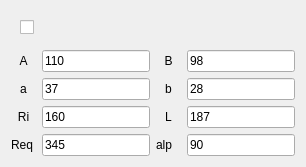
                     <widget class="QWidget" name="w_Outer_Cell_L" native="true">
                      <property name="styleSheet">
                       <string notr="true">#w_Outer_Cell_L{border-radius: 15px;}</string>
                      </property>
                      <layout class="QGridLayout" name="gridLayout_28">
                       <item row="5" column="3">
                        <widget class="QLineEdit" name="le_Alpha_ol">
                         <property name="text">
                          <string>90</string>
                         </property>
                        </widget>
                       </item>
                       <item row="3" column="0">
                        <widget class="QLabel" name="label_20">
                         <property name="minimumSize">
                          <size>
                           <width>25</width>
                           <height>0</height>
                          </size>
                         </property>
                         <property name="maximumSize">
                          <size>
                           <width>25</width>
                           <height>16777215</height>
                          </size>
                         </property>
                         <property name="text">
                          <string>a</string>
                         </property>
                         <property name="alignment">
                          <set>Qt::AlignCenter</set>
                         </property>
                        </widget>
                       </item>
                       <item row="3" column="2">
                        <widget class="QLabel" name="label_26">
                         <property name="minimumSize">
                          <size>
                           <width>25</width>
                           <height>0</height>
                          </size>
                         </property>
                         <property name="maximumSize">
                          <size>
                           <width>25</width>
                           <height>16777215</height>
                          </size>
                         </property>
                         <property name="text">
                          <string>b</string>
                         </property>
                         <property name="alignment">
                          <set>Qt::AlignCenter</set>
                         </property>
                        </widget>
                       </item>
                       <item row="3" column="3">
                        <widget class="QLineEdit" name="le_b_ol">
                         <property name="minimumSize">
                          <size>
                           <width>70</width>
                           <height>0</height>
                          </size>
                         </property>
                         <property name="text">
                          <string>28</string>
                         </property>
                        </widget>
                       </item>
                       <item row="1" column="3">
                        <widget class="QLineEdit" name="le_B_ol">
                         <property name="minimumSize">
                          <size>
                           <width>70</width>
                           <height>0</height>
                          </size>
                         </property>
                         <property name="text">
                          <string>98</string>
                         </property>
                        </widget>
                       </item>
                       <item row="4" column="2">
                        <widget class="QLabel" name="l_Tune_Alternate_Variable_End_Cell">
                         <property name="minimumSize">
                          <size>
                           <width>25</width>
                           <height>0</height>
                          </size>
                         </property>
                         <property name="maximumSize">
                          <size>
                           <width>25</width>
                           <height>16777215</height>
                          </size>
                         </property>
                         <property name="text">
                          <string>L</string>
                         </property>
                         <property name="alignment">
                          <set>Qt::AlignCenter</set>
                         </property>
                        </widget>
                       </item>
                       <item row="5" column="0">
                        <widget class="QLabel" name="label_51">
                         <property name="text">
                          <string>Req</string>
                         </property>
                        </widget>
                       </item>
                       <item row="1" column="1">
                        <widget class="QLineEdit" name="le_A_ol">
                         <property name="minimumSize">
                          <size>
                           <width>70</width>
                           <height>0</height>
                          </size>
                         </property>
                         <property name="text">
                          <string>110</string>
                         </property>
                        </widget>
                       </item>
                       <item row="1" column="0">
                        <widget class="QLabel" name="label_39">
                         <property name="minimumSize">
                          <size>
                           <width>25</width>
                           <height>0</height>
                          </size>
                         </property>
                         <property name="maximumSize">
                          <size>
                           <width>25</width>
                           <height>16777215</height>
                          </size>
                         </property>
                         <property name="text">
                          <string>A</string>
                         </property>
                         <property name="alignment">
                          <set>Qt::AlignCenter</set>
                         </property>
                        </widget>
                       </item>
                       <item row="5" column="2">
                        <widget class="QLabel" name="label_52">
                         <property name="text">
                          <string>alp</string>
                         </property>
                        </widget>
                       </item>
                       <item row="1" column="2">
                        <widget class="QLabel" name="label_38">
                         <property name="minimumSize">
                          <size>
                           <width>25</width>
                           <height>0</height>
                          </size>
                         </property>
                         <property name="maximumSize">
                          <size>
                           <width>25</width>
                           <height>16777215</height>
                          </size>
                         </property>
                         <property name="text">
                          <string>B</string>
                         </property>
                         <property name="alignment">
                          <set>Qt::AlignCenter</set>
                         </property>
                        </widget>
                       </item>
                       <item row="3" column="1">
                        <widget class="QLineEdit" name="le_a_ol">
                         <property name="minimumSize">
                          <size>
                           <width>70</width>
                           <height>0</height>
                          </size>
                         </property>
                         <property name="text">
                          <string>37</string>
                         </property>
                        </widget>
                       </item>
                       <item row="4" column="1">
                        <widget class="QLineEdit" name="le_Ri_ol">
                         <property name="minimumSize">
                          <size>
                           <width>70</width>
                           <height>0</height>
                          </size>
                         </property>
                         <property name="text">
                          <string>160</string>
                         </property>
                        </widget>
                       </item>
                       <item row="4" column="3">
                        <widget class="QLineEdit" name="le_L_ol">
                         <property name="minimumSize">
                          <size>
                           <width>70</width>
                           <height>0</height>
                          </size>
                         </property>
                         <property name="text">
                          <string>187</string>
                         </property>
                        </widget>
                       </item>
                       <item row="4" column="0">
                        <widget class="QLabel" name="label_25">
                         <property name="minimumSize">
                          <size>
                           <width>25</width>
                           <height>0</height>
                          </size>
                         </property>
                         <property name="maximumSize">
                          <size>
                           <width>25</width>
                           <height>16777215</height>
                          </size>
                         </property>
                         <property name="text">
                          <string>Ri</string>
                         </property>
                         <property name="alignment">
                          <set>Qt::AlignCenter</set>
                         </property>
                        </widget>
                       </item>
                       <item row="5" column="1">
                        <widget class="QLineEdit" name="le_Req_ol">
                         <property name="text">
                          <string>345</string>
                         </property>
                         <property name="readOnly">
                          <bool>true</bool>
                         </property>
                        </widget>
                       </item>
                       <item row="0" column="0" colspan="4" alignment="Qt::AlignLeft">
                        <widget class="QWidget" name="widget_7" native="true">
                         <layout class="QGridLayout" name="gridLayout_14">
                          <item row="0" column="0">
                           <widget class="SwitchControl" name="cb_Outer_Cell_L"/>
                          </item>
                         </layout>
                        </widget>
                       </item>
                      </layout>
                     </widget>
